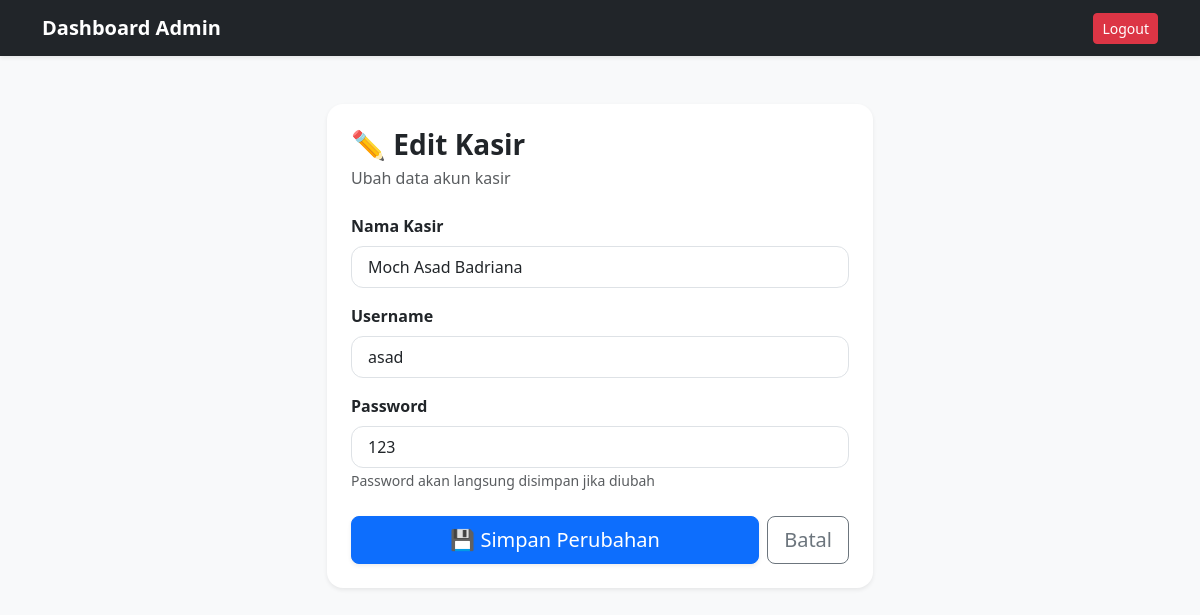
Page /admin/kasir/edit.php?id=5 (signed in) on the committed database.
### tables this page shows
CREATE TABLE `pengguna` (
  `id_pengguna` int NOT NULL,
  `nama` varchar(100) NOT NULL,
  `username` varchar(50) NOT NULL,
  `password` varchar(255) NOT NULL,
  `role` enum('admin','kasir') NOT NULL,
  `created_at` timestamp NOT NULL DEFAULT CURRENT_TIMESTAMP
);

### admin/kasir/edit.php (the view, shortened to what this page needs)
<?php
include '../../config/db.php';
$id = $_GET['id'];
$query = mysqli_query(
    $koneksi,
    "SELECT * FROM pengguna
    WHERE id_pengguna='$id'
    AND role='kasir'"
);
$kasir = mysqli_fetch_assoc($query);
?>
<!DOCTYPE html>
<html lang="id">
<head>
    <link href="https://cdn.jsdelivr.net/npm/bootstrap@5.3.8/dist/css/bootstrap.min.css" rel="stylesheet"
>
</head>
<body class="bg-light">
    <nav class="navbar navbar-expand-lg navbar-dark bg-dark shadow-sm">
        <div class="container">
            <a href="../index.php" class="navbar-brand fw-bold">
                Dashboard Admin
            </a>
            <a href="../../auth/logout.php" class="btn btn-danger btn-sm">
                Logout
            </a>
        </div>
    </nav>
    <div class="container py-5">
        <div class="row justify-content-center">
            <div class="col-lg-6">
                <div class="card border-0 shadow-sm rounded-4">
                    <div class="card-body p-4">
                        <div class="mb-4">
                            <h3 class="fw-bold mb-1">✏️ Edit Kasir</h3>
                            <p class="text-muted mb-0">
                                Ubah data akun kasir
                            </p>
                        </div>
                        <form action="../../proses/admin/edit/proses_edit_kasir.php" method="POST">
                            <div class="mb-3">
                                <label class="form-label fw-semibold">Nama Kasir</label>
                                <input type="text" name="nama" class="form-control form-control-lg rounded-3"
                                    value="<?= $kasir['nama']; ?>" required>
                            </div>
                            <div class="mb-3">
                                <label class="form-label fw-semibold">Username</label>
                                <input type="text" name="username" class="form-control form-control-lg rounded-3"
                                    value="<?= $kasir['username']; ?>" required>
                            </div>
                            <div class="mb-4">
                                <label class="form-label fw-semibold">Password</label>
                                <input type="text" name="password" class="form-control form-control-lg rounded-3"
                                    value="<?= $kasir['password']; ?>" required>
                                <small class="text-muted">
                                    Password akan langsung disimpan jika diubah
                                </small>
                            </div>
                            <div class="d-flex gap-2">
                                <button type="submit" class="btn btn-primary btn-lg rounded-3 flex-fill shadow-sm">
                                    💾 Simpan Perubahan
                                </button>
                                <a href="index.php" class="btn btn-outline-secondary btn-lg rounded-3">
                                    Batal
                                </a>
                            </div>
                        </form>
                    </div>
                </div>
            </div>
        </div>
    </div>
</body>
</html>

### admin/kasir/edit.php (style rules this page uses)
.form-control { border-radius: 12px !important; font-size: 16px; }
.card { border-radius: 18px; }
.btn { transition: 0.2s; }

### rows in the picture
pengguna: nama "Moch Asad Badriana", username "asad", password "123"
